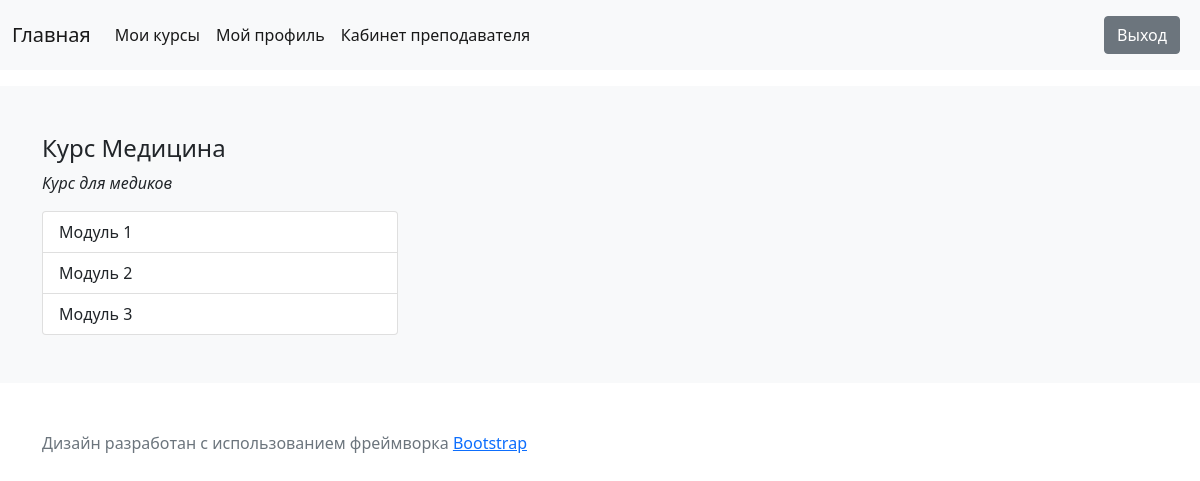
Screenshot of /group/1/course/1/modules/ (signed in) with the database file from the repository.
### classroom/models.py (models this page shows, shortened)
class Course(models.Model):
    owner = models.ForeignKey(User, related_name='course_created', on_delete=models.PROTECT, verbose_name='Автор курса')
    title = models.CharField(max_length=200, verbose_name='Название')
    slug = models.SlugField(max_length=200, unique=True, help_text='Адрес страницы', verbose_name='ЧПУ')
    description = models.TextField(blank=True, help_text='Необязательно к заполнению', verbose_name='Описание')
    created = models.DateTimeField(auto_now_add=True, verbose_name='Дата добавления')
    group = models.ForeignKey(Group, related_name='courses_joined', on_delete=models.PROTECT, verbose_name='Группа')
    class Meta:
        verbose_name = 'Курс'
        verbose_name_plural = 'Курсы'

class Module(models.Model):
    course = models.ForeignKey(Course, related_name='modules', on_delete=models.CASCADE, verbose_name='Курс')
    title = models.CharField(max_length=200, verbose_name='Название')
    description = models.TextField(blank=True, help_text='Необязательно к заполнению', verbose_name='Описание')
    hours = models.PositiveSmallIntegerField(verbose_name='Количество часов')
    class Meta:
        verbose_name = 'Модуль'
        verbose_name_plural = 'Модули'

### classroom/views.py (the view)
# urls.py: path('group/<int:group_id>/course/<int:course_id>/modules/', showModules, name='modules'),
@login_required
def showModules(request, group_id, course_id):
    user = request.user
    form = ContentForm()
    group = get_object_or_404(Group, id=group_id)
    course = get_object_or_404(Course, id=course_id)
    modules = Module.objects.filter(course_id=course).filter(course__group=group).filter(course__group__students=user)
    user_results = Result.objects.filter(user=user, user__group_joined=group)  # результаты тестирования пользователя
    user_files = Content.objects.filter(user=user)
    curr_date = datetime.date.today()
    context = {'user': user, 'form': form, 'group': group, 'course': course, 'modules': modules, 'user_results': user_results, 'curr_date': curr_date}
    return render(request, 'classroom/module/modules.html', context)

### quiz/templatetags/user_tags.py (called while the page is built)
@register.filter()
def user_group(user):
    if not user.is_anonymous:
        groups_for_user = Group.objects.filter(students=user).first()  # список групп, в которые входит пользователь. Берем первую группу
        if groups_for_user is None:
            return None
        return groups_for_user.id
    return None

@register.filter('has_group')
def has_group(user, groups_name):
    return user.is_active and user.is_superuser or bool(user.groups.filter(name__in=groups_name))

### templates/classroom/module/modules.html (shortened to what this page needs)
{% extends 'base.html' %}
{% load mathfilters %}
{% block content %}
    <h4> Курс {{ course.title }}</h4>
    <i>{{ course.description }}</i>
    <div class="row mt-3">
        <div class="col-4">
            <div class="list-group" id="list-tab" role="tablist">
                {% for module in modules %}
                    <a class="list-group-item list-group-item-action"
                       id="module_{{ module.id }}"
                       data-bs-toggle="list"
                       href="#_{{ module.id }}"
                       role="tab"
                       aria-controls="{{ module.course.title }}_{{ module.id }}">
                        {{ module.title }}
                    </a>
                {% endfor %}
            </div>
        </div>
        <div class="col-8">
        </div>
    </div>
{% endblock %}

### rows the page displays
Course: title "Медицина", description "Курс для медиков"
Module: title "Модуль 1"
Module: title "Модуль 2"
Module: title "Модуль 3"
